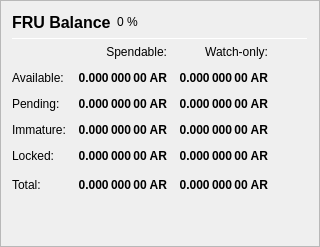
                   <widget class="QFrame" name="frame_Balances">
                    <property name="frameShape">
                     <enum>QFrame::StyledPanel</enum>
                    </property>
                    <property name="frameShadow">
                     <enum>QFrame::Raised</enum>
                    </property>
                    <layout class="QVBoxLayout" name="verticalLayout_4">
                     <item>
                      <layout class="QHBoxLayout" name="horizontalLayout_4">
                       <item>
                        <widget class="QLabel" name="label_5">
                         <property name="minimumSize">
                          <size>
                           <width>0</width>
                           <height>20</height>
                          </size>
                         </property>
                         <property name="font">
                          <font>
                           <pointsize>12</pointsize>
                           <weight>75</weight>
                           <bold>true</bold>
                          </font>
                         </property>
                         <property name="text">
                          <string>FRU Balance</string>
                         </property>
                        </widget>
                       </item>
                       <item>
                        <widget class="QLabel" name="labelAriAPercent">
                         <property name="text">
                          <string notr="true">0 %</string>
                         </property>
                        </widget>
                       </item>
                       <item>
                        <spacer name="horizontalSpacer_3">
                         <property name="orientation">
                          <enum>Qt::Horizontal</enum>
                         </property>
                         <property name="sizeHint" stdset="0">
                          <size>
                           <width>40</width>
                           <height>20</height>
                          </size>
                         </property>
                        </spacer>
                       </item>
                      </layout>
                     </item>
                     <item>
                      <widget class="Line" name="line_Balance">
                       <property name="minimumSize">
                        <size>
                         <width>0</width>
                         <height>1</height>
                        </size>
                       </property>
                       <property name="maximumSize">
                        <size>
                         <width>16777215</width>
                         <height>1</height>
                        </size>
                       </property>
                       <property name="orientation">
                        <enum>Qt::Horizontal</enum>
                       </property>
                      </widget>
                     </item>
                     <item>
                      <layout class="QGridLayout" name="gridLayout">
                       <property name="spacing">
                        <number>12</number>
                       </property>
                       <item row="0" column="1">
                        <widget class="QLabel" name="labelSpendable">
                         <property name="text">
                          <string>Spendable:</string>
                         </property>
                         <property name="alignment">
                          <set>Qt::AlignRight|Qt::AlignTrailing|Qt::AlignVCenter</set>
                         </property>
                        </widget>
                       </item>
                       <item row="0" column="2">
                        <widget class="QLabel" name="labelWatchonly">
                         <property name="text">
                          <string>Watch-only:</string>
                         </property>
                         <property name="alignment">
                          <set>Qt::AlignRight|Qt::AlignTrailing|Qt::AlignVCenter</set>
                         </property>
                        </widget>
                       </item>
                       <item row="1" column="0">
                        <widget class="QLabel" name="labelBalanceText">
                         <property name="text">
                          <string>Available:</string>
                         </property>
                        </widget>
                       </item>
                       <item row="1" column="1">
                        <widget class="QLabel" name="labelBalance">
                         <property name="font">
                          <font>
                           <weight>75</weight>
                           <bold>true</bold>
                          </font>
                         </property>
                         <property name="cursor">
                          <cursorShape>IBeamCursor</cursorShape>
                         </property>
                         <property name="toolTip">
                          <string>Your current spendable balance</string>
                         </property>
                         <property name="text">
                          <string notr="true">0.000 000 00 AR</string>
                         </property>
                         <property name="alignment">
                          <set>Qt::AlignRight|Qt::AlignTrailing|Qt::AlignVCenter</set>
                         </property>
                         <property name="textInteractionFlags">
                          <set>Qt::LinksAccessibleByMouse|Qt::TextSelectableByKeyboard|Qt::TextSelectableByMouse</set>
                         </property>
                        </widget>
                       </item>
                       <item row="1" column="2">
                        <widget class="QLabel" name="labelWatchAvailable">
                         <property name="font">
                          <font>
                           <weight>75</weight>
                           <bold>true</bold>
                          </font>
                         </property>
                         <property name="cursor">
                          <cursorShape>IBeamCursor</cursorShape>
                         </property>
                         <property name="toolTip">
                          <string>Your current balance in watch-only addresses</string>
                         </property>
                         <property name="text">
                          <string notr="true">0.000 000 00 AR</string>
                         </property>
                         <property name="alignment">
                          <set>Qt::AlignRight|Qt::AlignTrailing|Qt::AlignVCenter</set>
                         </property>
                         <property name="textInteractionFlags">
                          <set>Qt::LinksAccessibleByMouse|Qt::TextSelectableByKeyboard|Qt::TextSelectableByMouse</set>
                         </property>
                        </widget>
                       </item>
                       <item row="2" column="0">
                        <widget class="QLabel" name="labelPendingText">
                         <property name="text">
                          <string>Pending:</string>
                         </property>
                        </widget>
                       </item>
                       <item row="2" column="1">
                        <widget class="QLabel" name="labelUnconfirmed">
                         <property name="font">
                          <font>
                           <weight>75</weight>
                           <bold>true</bold>
                          </font>
                         </property>
                         <property name="cursor">
                          <cursorShape>IBeamCursor</cursorShape>
                         </property>
                         <property name="toolTip">
                          <string>Total of transactions that have yet to be confirmed, and do not yet count toward the spendable balance</string>
                         </property>
                         <property name="text">
                          <string notr="true">0.000 000 00 AR</string>
                         </property>
                         <property name="alignment">
                          <set>Qt::AlignRight|Qt::AlignTrailing|Qt::AlignVCenter</set>
                         </property>
                         <property name="textInteractionFlags">
                          <set>Qt::LinksAccessibleByMouse|Qt::TextSelectableByKeyboard|Qt::TextSelectableByMouse</set>
                         </property>
                        </widget>
                       </item>
                       <item row="2" column="2">
                        <widget class="QLabel" name="labelWatchPending">
                         <property name="font">
                          <font>
                           <weight>75</weight>
                           <bold>true</bold>
                          </font>
                         </property>
                         <property name="cursor">
                          <cursorShape>IBeamCursor</cursorShape>
                         </property>
                         <property name="toolTip">
                          <string>Unconfirmed transactions to watch-only addresses</string>
                         </property>
                         <property name="text">
                          <string notr="true">0.000 000 00 AR</string>
                         </property>
                         <property name="alignment">
                          <set>Qt::AlignRight|Qt::AlignTrailing|Qt::AlignVCenter</set>
                         </property>
                         <property name="textInteractionFlags">
                          <set>Qt::LinksAccessibleByMouse|Qt::TextSelectableByKeyboard|Qt::TextSelectableByMouse</set>
                         </property>
                        </widget>
                       </item>
                       <item row="3" column="0">
                        <widget class="QLabel" name="labelImmatureText">
                         <property name="text">
                          <string>Immature:</string>
                         </property>
                        </widget>
                       </item>
                       <item row="3" column="1">
                        <widget class="QLabel" name="labelImmature">
                         <property name="font">
                          <font>
                           <weight>75</weight>
                           <bold>true</bold>
                          </font>
                         </property>
                         <property name="cursor">
                          <cursorShape>IBeamCursor</cursorShape>
                         </property>
                         <property name="toolTip">
                          <string>Staked or masternode rewards that has not yet matured</string>
                         </property>
                         <property name="text">
                          <string notr="true">0.000 000 00 AR</string>
                         </property>
                         <property name="alignment">
                          <set>Qt::AlignRight|Qt::AlignTrailing|Qt::AlignVCenter</set>
                         </property>
                         <property name="textInteractionFlags">
                          <set>Qt::LinksAccessibleByMouse|Qt::TextSelectableByKeyboard|Qt::TextSelectableByMouse</set>
                         </property>
                        </widget>
                       </item>
                       <item row="3" column="2">
                        <widget class="QLabel" name="labelWatchImmature">
                         <property name="font">
                          <font>
                           <weight>75</weight>
                           <bold>true</bold>
                          </font>
                         </property>
                         <property name="cursor">
                          <cursorShape>IBeamCursor</cursorShape>
                         </property>
                         <property name="toolTip">
                          <string>Staked or masternode rewards in watch-only addresses that has not yet matured</string>
                         </property>
                         <property name="text">
                          <string notr="true">0.000 000 00 AR</string>
                         </property>
                         <property name="alignment">
                          <set>Qt::AlignRight|Qt::AlignTrailing|Qt::AlignVCenter</set>
                         </property>
                         <property name="textInteractionFlags">
                          <set>Qt::LinksAccessibleByMouse|Qt::TextSelectableByKeyboard|Qt::TextSelectableByMouse</set>
                         </property>
                        </widget>
                       </item>
                       <item row="4" column="0">
                        <widget class="QLabel" name="labelLockedBalanceText">
                         <property name="toolTip">
                          <string>Locked AriA or Masternode collaterals. These are excluded from zAR minting.</string>
                         </property>
                         <property name="text">
                          <string>Locked:</string>
                         </property>
                        </widget>
                       </item>
                       <item row="4" column="1">
                        <widget class="QLabel" name="labelLockedBalance">
                         <property name="font">
                          <font>
                           <weight>75</weight>
                           <bold>true</bold>
                          </font>
                         </property>
                         <property name="cursor">
                          <cursorShape>IBeamCursor</cursorShape>
                         </property>
                         <property name="toolTip">
                          <string>Locked AriA or Masternode collaterals. These are excluded from zAR minting.</string>
                         </property>
                         <property name="text">
                          <string notr="true">0.000 000 00 AR</string>
                         </property>
                         <property name="alignment">
                          <set>Qt::AlignRight|Qt::AlignTrailing|Qt::AlignVCenter</set>
                         </property>
                         <property name="textInteractionFlags">
                          <set>Qt::LinksAccessibleByMouse|Qt::TextSelectableByKeyboard|Qt::TextSelectableByMouse</set>
                         </property>
                        </widget>
                       </item>
                       <item row="4" column="2">
                        <widget class="QLabel" name="labelWatchLocked">
                         <property name="font">
                          <font>
                           <weight>75</weight>
                           <bold>true</bold>
                          </font>
                         </property>
                         <property name="cursor">
                          <cursorShape>IBeamCursor</cursorShape>
                         </property>
                         <property name="toolTip">
                          <string>Current locked balance in watch-only addresses</string>
                         </property>
                         <property name="text">
                          <string notr="true">0.000 000 00 AR</string>
                         </property>
                         <property name="alignment">
                          <set>Qt::AlignRight|Qt::AlignTrailing|Qt::AlignVCenter</set>
                         </property>
                         <property name="textInteractionFlags">
                          <set>Qt::LinksAccessibleByMouse|Qt::TextSelectableByKeyboard|Qt::TextSelectableByMouse</set>
                         </property>
                        </widget>
                       </item>
                       <item row="5" column="0">
                        <widget class="QLabel" name="labelTotalText">
                         <property name="toolTip">
                          <string>Your current AriA balance, unconfirmed and immature transactions included</string>
                         </property>
                         <property name="text">
                          <string>Total:</string>
                         </property>
                        </widget>
                       </item>
                       <item row="5" column="1">
                        <widget class="QLabel" name="labelTotal">
                         <property name="font">
                          <font>
                           <weight>75</weight>
                           <bold>true</bold>
                          </font>
                         </property>
                         <property name="cursor">
                          <cursorShape>IBeamCursor</cursorShape>
                         </property>
                         <property name="toolTip">
                          <string>Your current AriA balance, unconfirmed and immature transactions included</string>
                         </property>
                         <property name="text">
                          <string notr="true">0.000 000 00 AR</string>
                         </property>
                         <property name="alignment">
                          <set>Qt::AlignRight|Qt::AlignTrailing|Qt::AlignVCenter</set>
                         </property>
                         <property name="textInteractionFlags">
                          <set>Qt::LinksAccessibleByMouse|Qt::TextSelectableByKeyboard|Qt::TextSelectableByMouse</set>
                         </property>
                        </widget>
                       </item>
                       <item row="5" column="2">
                        <widget class="QLabel" name="labelWatchTotal">
                         <property name="font">
                          <font>
                           <weight>75</weight>
                           <bold>true</bold>
                          </font>
                         </property>
                         <property name="cursor">
                          <cursorShape>IBeamCursor</cursorShape>
                         </property>
                         <property name="toolTip">
                          <string>Current total balance in watch-only addresses</string>
                         </property>
                         <property name="text">
                          <string notr="true">0.000 000 00 AR</string>
                         </property>
                         <property name="alignment">
                          <set>Qt::AlignRight|Qt::AlignTrailing|Qt::AlignVCenter</set>
                         </property>
                         <property name="textInteractionFlags">
                          <set>Qt::LinksAccessibleByMouse|Qt::TextSelectableByKeyboard|Qt::TextSelectableByMouse</set>
                         </property>
                        </widget>
                       </item>
                       <item row="5" column="3">
                        <spacer name="horizontalSpacer_9">
                         <property name="orientation">
                          <enum>Qt::Horizontal</enum>
                         </property>
                         <property name="sizeHint" stdset="0">
                          <size>
                           <width>40</width>
                           <height>20</height>
                          </size>
                         </property>
                        </spacer>
                       </item>
                      </layout>
                     </item>
                     <item>
                      <spacer name="verticalSpacer_3">
                       <property name="orientation">
                        <enum>Qt::Vertical</enum>
                       </property>
                       <property name="sizeHint" stdset="0">
                        <size>
                         <width>20</width>
                         <height>40</height>
                        </size>
                       </property>
                      </spacer>
                     </item>
                    </layout>
                   </widget>
